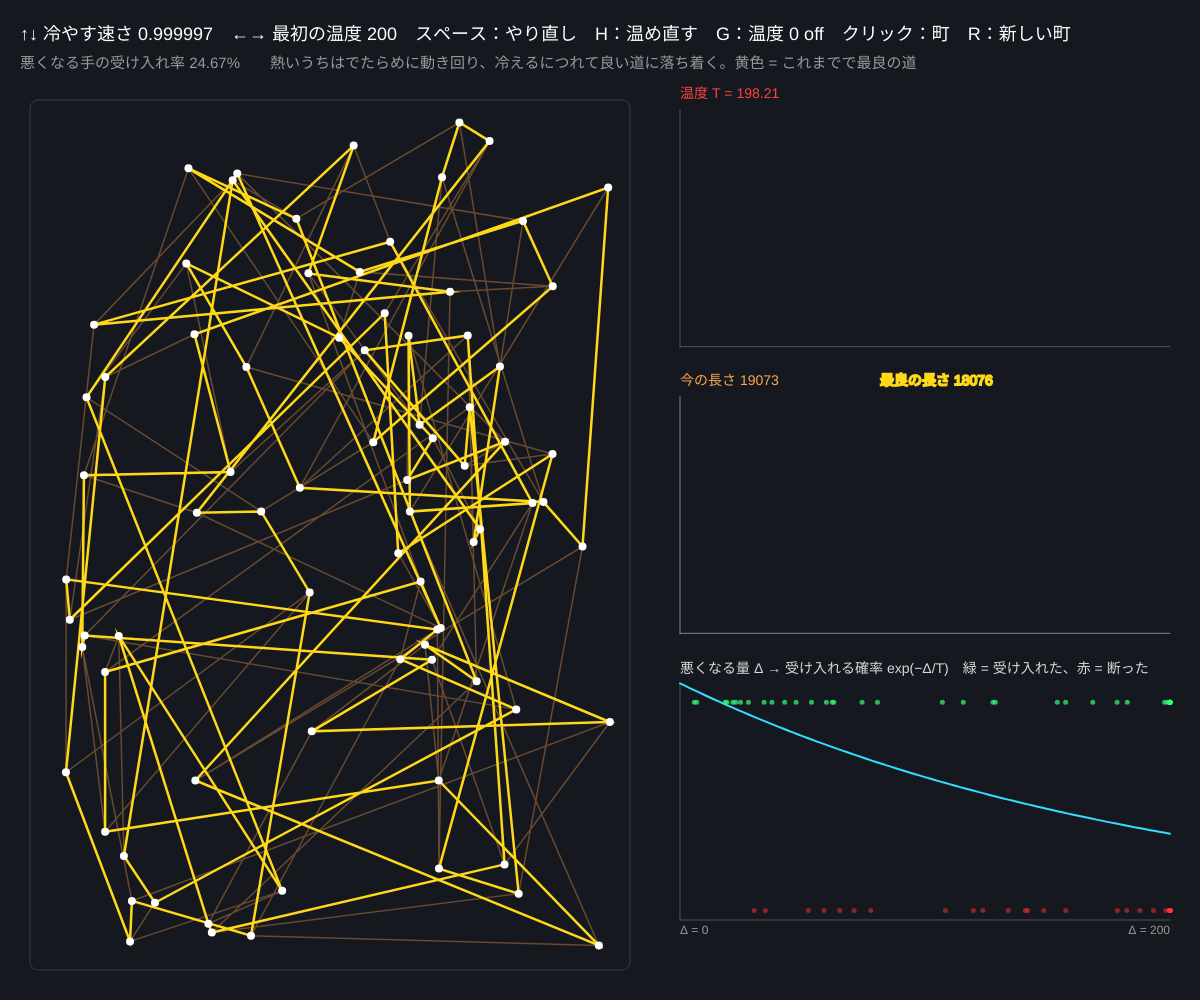
Frame 1 (no input)
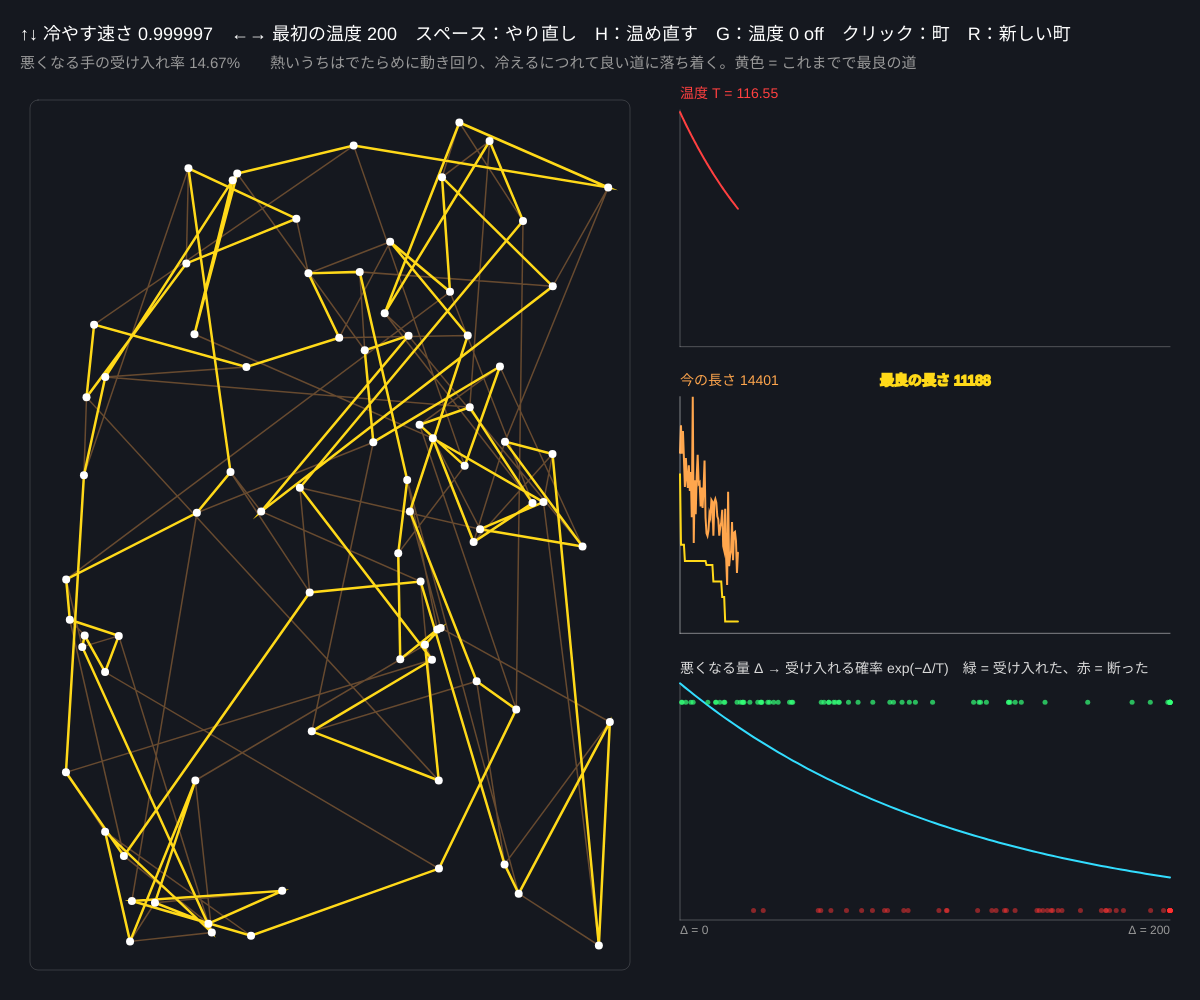
Frame 60 (no input)
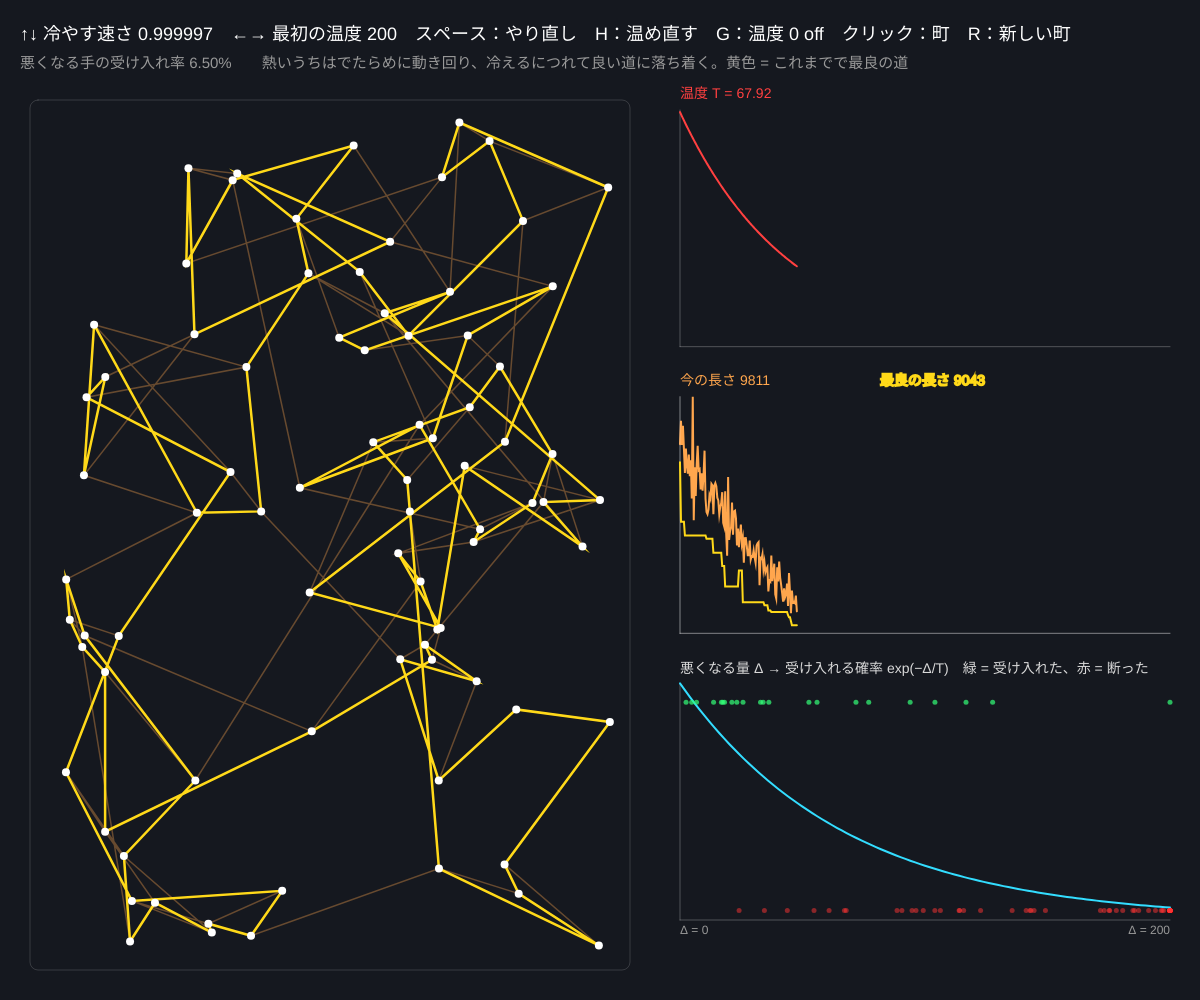
Frame 120 (the mouse pressed at the canvas centre since frame 60)

The p5.js sketch that drew these frames (run headless with seeded random() and noise() and a simulated clock; from frame 60 on, the mouse is pressed at the canvas centre):

// p5.js sketch
// ── sketch.js
// ============================================
// 09 メタヒューリスティクス ─ 焼きなまし法（シミュレーテッド・アニーリング）
// 2-opt（08）は「良くなる手」しか選ばないので局所最適で止まる。焼きなまし法は、ときどき「悪くなる手」もわざと受け入れる
//   悪くなる量 Δ の手を確率 exp(−Δ / T) で受け入れる。温度 T を少しずつ下げると、最初は大胆に、最後は慎重に探す
// ↑↓ = 冷やす速さ / ←→ = 最初の温度 / スペース = やり直し / H = 温め直す / G = 温度 0（2-opt と同じ）と比べる / クリック = 町を足す / R = 新しい町
// ============================================

let nCities = 80;                      // ★ 町の数
let cities = [], tour = [], bestTour = [];
let T0 = 200;                          // ★ 最初の温度
let cool = 0.999997;                   // ★ 1 回ごとに T にかける数（1 に近いほどゆっくり冷える）
let T, curLen, bestLen;
let itersPerFrame = 3000;              // ★ 1 フレームに試す手の数
let greedy = false;
let logT = [], logCur = [], logBest = [], logAcc = [];
let recentD = [];                      // 最近の「悪くなる手」の Δ と受け入れたか
let mapX, mapY, mapW, mapH;

function setup() {
  createCanvas(windowWidth, windowHeight);
  colorMode(HSB, 360, 100, 100, 100);
  mapX = 30; mapY = 100; mapW = width * 0.5; mapH = height - 130;
  newCities();
}
function newCities() {
  cities = [];
  for (let i = 0; i < nCities; i++) cities.push({ x: mapX + random(20, mapW - 20), y: mapY + random(20, mapH - 20) });
  restart();
}
function restart() {
  tour = shuffle(cities.map((_, i) => i));
  curLen = tourLen(tour); bestLen = curLen; bestTour = tour.slice();
  T = greedy ? 0 : T0;
  logT = []; logCur = []; logBest = []; logAcc = []; recentD = [];
}
function dd(a, b) { return Math.hypot(cities[a].x - cities[b].x, cities[a].y - cities[b].y); }
function tourLen(t) { let s = 0; for (let i = 0; i < t.length; i++) s += dd(t[i], t[(i + 1) % t.length]); return s; }

// ★ 焼きなまし法の 1 手：ランダムな 2-opt の手を試す
function annealStep() {
  let n = tour.length;
  let i = floor(random(n)), j = floor(random(n));
  if (i > j) [i, j] = [j, i];
  if (j - i < 2 || (i === 0 && j === n - 1)) return 0;
  let a = tour[i], b = tour[i + 1], c = tour[j], e = tour[(j + 1) % n];
  let delta = dd(a, c) + dd(b, e) - dd(a, b) - dd(c, e);
  let accept = delta < 0 || (T > 1e-9 && random() < Math.exp(-delta / T));   // ★ 受け入れの確率
  if (delta > 0 && recentD.length < 400 && random() < 0.05) recentD.push({ delta, accept });
  if (accept) {
    for (let p = i + 1, q = j; p < q; p++, q--) [tour[p], tour[q]] = [tour[q], tour[p]];
    curLen += delta;
    if (curLen < bestLen - 1e-9) { bestLen = curLen; bestTour = tour.slice(); }
    return delta > 0 ? 1 : 0;
  }
  return 0;
}

function draw() {
  background(225, 30, 12);
  let uphill = 0;
  if (cities.length >= 5) {
    for (let k = 0; k < itersPerFrame; k++) { uphill += annealStep(); T *= cool; }
    if (T < 0.01) T = 0;
  }
  logT.push(T); logCur.push(curLen); logBest.push(bestLen); logAcc.push(uphill / itersPerFrame);
  for (let L of [logT, logCur, logBest, logAcc]) if (L.length > 500) L.shift();
  if (recentD.length > 300) recentD.splice(0, recentD.length - 300);

  // 地図：今の道（薄い）と最良の道
  noFill(); stroke(0, 0, 100, 15); strokeWeight(1); rect(mapX, mapY, mapW, mapH, 8);
  stroke(30, 70, 100, 35); strokeWeight(1.5);
  beginShape(); for (let i of tour) vertex(cities[i].x, cities[i].y); endShape(CLOSE);
  stroke(50, 90, 100); strokeWeight(2.5);
  beginShape(); for (let i of bestTour) vertex(cities[i].x, cities[i].y); endShape(CLOSE);
  noStroke(); fill(0, 0, 100);
  for (let c of cities) circle(c.x, c.y, 8);

  // 右：グラフ
  let gx = mapX + mapW + 50, gw = width - gx - 30;
  let gh = (height - 200) / 3 - 30;
  plotSeries(logT, gx, 110, gw, gh, T0, color(0, 75, 100), '温度 T = ' + nf(T, 1, 2));
  let hi = max(logCur), lo = min(logBest) * 0.95;
  plotSeries(logCur.map(v => v - lo), gx, 110 + gh + 50, gw, gh, hi - lo, color(30, 70, 100), '今の長さ ' + nf(curLen, 1, 0));
  plotSeries(logBest.map(v => v - lo), gx, 110 + gh + 50, gw, gh, hi - lo, color(50, 90, 100), '');
  fill(50, 90, 100); textSize(14); text('最良の長さ ' + nf(bestLen, 1, 0), gx + 200, 110 + gh + 38);

  // 受け入れ確率 exp(−Δ/T) の曲線と、最近の「悪くなる手」
  let ay = 110 + 2 * (gh + 50), dMax = 200;
  stroke(0, 0, 100, 25); strokeWeight(1); line(gx, ay + gh, gx + gw, ay + gh); line(gx, ay, gx, ay + gh);
  noFill(); stroke(190, 80, 100); strokeWeight(2);
  beginShape(); for (let x = 0; x <= dMax; x += 2) vertex(gx + x / dMax * gw, ay + gh - (T > 1e-9 ? Math.exp(-x / T) : 0) * gh); endShape();
  noStroke();
  for (let r of recentD) { fill(r.accept ? color(140, 80, 100, 70) : color(0, 80, 100, 50)); circle(gx + min(r.delta, dMax) / dMax * gw, ay + gh - (r.accept ? 0.92 : 0.04) * gh, 5); }
  fill(0, 0, 85); textSize(14); text('悪くなる量 Δ → 受け入れる確率 exp(−Δ/T)　緑 = 受け入れた、赤 = 断った', gx, ay - 10);
  fill(0, 0, 60); textSize(12); text('Δ = 0', gx, ay + gh + 14); textAlign(RIGHT); text('Δ = ' + dMax, gx + gw, ay + gh + 14); textAlign(LEFT);

  fill(0, 0, 100); textSize(18);
  text('↑↓ 冷やす速さ ' + cool + '　←→ 最初の温度 ' + T0 + '　スペース：やり直し　H：温め直す　G：温度 0 ' + (greedy ? 'ON' : 'off') + '　クリック：町　R：新しい町', 20, 40);
  fill(0, 0, 60); textSize(15);
  text('悪くなる手の受け入れ率 ' + nf(100 * logAcc[logAcc.length - 1], 1, 2) + '%　　熱いうちはでたらめに動き回り、冷えるにつれて良い道に落ち着く。黄色 = これまでで最良の道', 20, 68);
}

function plotSeries(arr, x, y, w, h, vmax, col, title) {
  stroke(0, 0, 100, 25); strokeWeight(1); line(x, y + h, x + w, y + h); line(x, y, x, y + h);
  noFill(); stroke(col); strokeWeight(2);
  beginShape(); for (let k = 0; k < arr.length; k++) vertex(x + k / 499 * w, y + h - constrain(arr[k] / max(1e-9, vmax), 0, 1) * h); endShape();
  if (title) { noStroke(); fill(col); textSize(14); text(title, x, y - 12); }
}

function mousePressed() {
  if (mouseX > mapX && mouseX < mapX + mapW && mouseY > mapY && mouseY < mapY + mapH) {
    cities.push({ x: mouseX, y: mouseY }); tour.push(cities.length - 1);
    curLen = tourLen(tour); bestTour = tour.slice(); bestLen = curLen;
  }
}
function keyPressed() {
  if (key === UP_ARROW) cool = min(0.9999995, +(cool + (1 - cool) * 0.5).toFixed(8));
  if (key === DOWN_ARROW) cool = max(0.9999, +(1 - (1 - cool) * 2).toFixed(8));
  if (key === RIGHT_ARROW) T0 = min(2000, T0 * 2);
  if (key === LEFT_ARROW) T0 = max(5, T0 / 2);
  if (key === ' ') restart();
  if (key === 'h' || key === 'H') T = T0 * 0.3;
  if (key === 'g' || key === 'G') { greedy = !greedy; restart(); }
  if (key === 'r' || key === 'R') newCities();
}

// ---------- やってみよう ----------
// 1. G（温度 0）と普通の焼きなましで、最後の「最良の長さ」を比べよう。何 % 違う？
// 2. 冷やす速さ（↓）を速くすると（0.9999）すぐ固まる。ゆっくりだと良いが時間がかかる。ちょうどよい速さは？
// 3. 温度が高すぎる・低すぎるとき、右下の緑と赤の点はどう分かれる？
// 4. 手を「2-opt」から「2 つの町を入れかえる」に変えると、成績はどう変わる？（annealStep を書きかえる）
